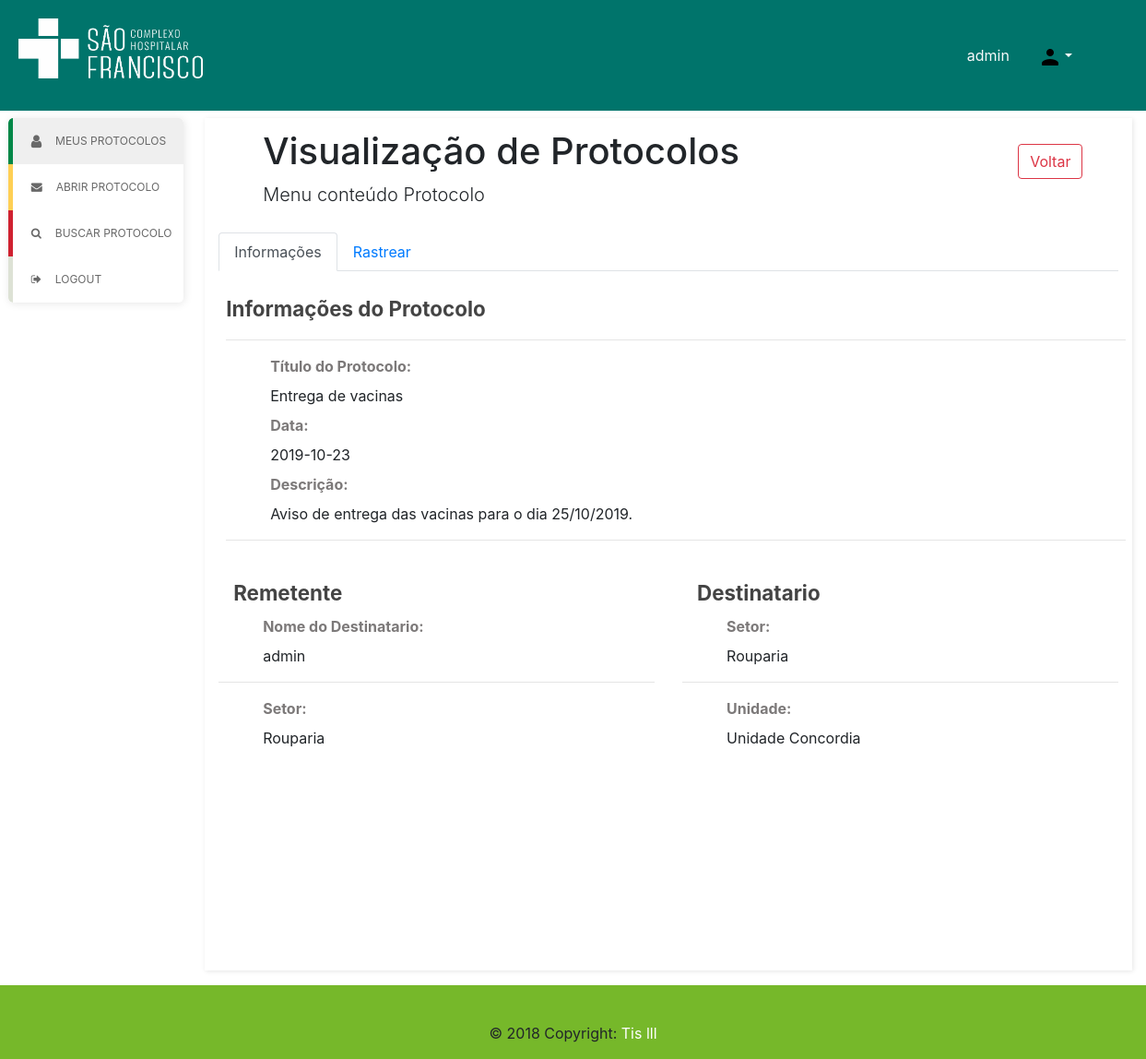
The page /index.php?module=protocolo&id=5 (signed in) on the database as committed earlier.
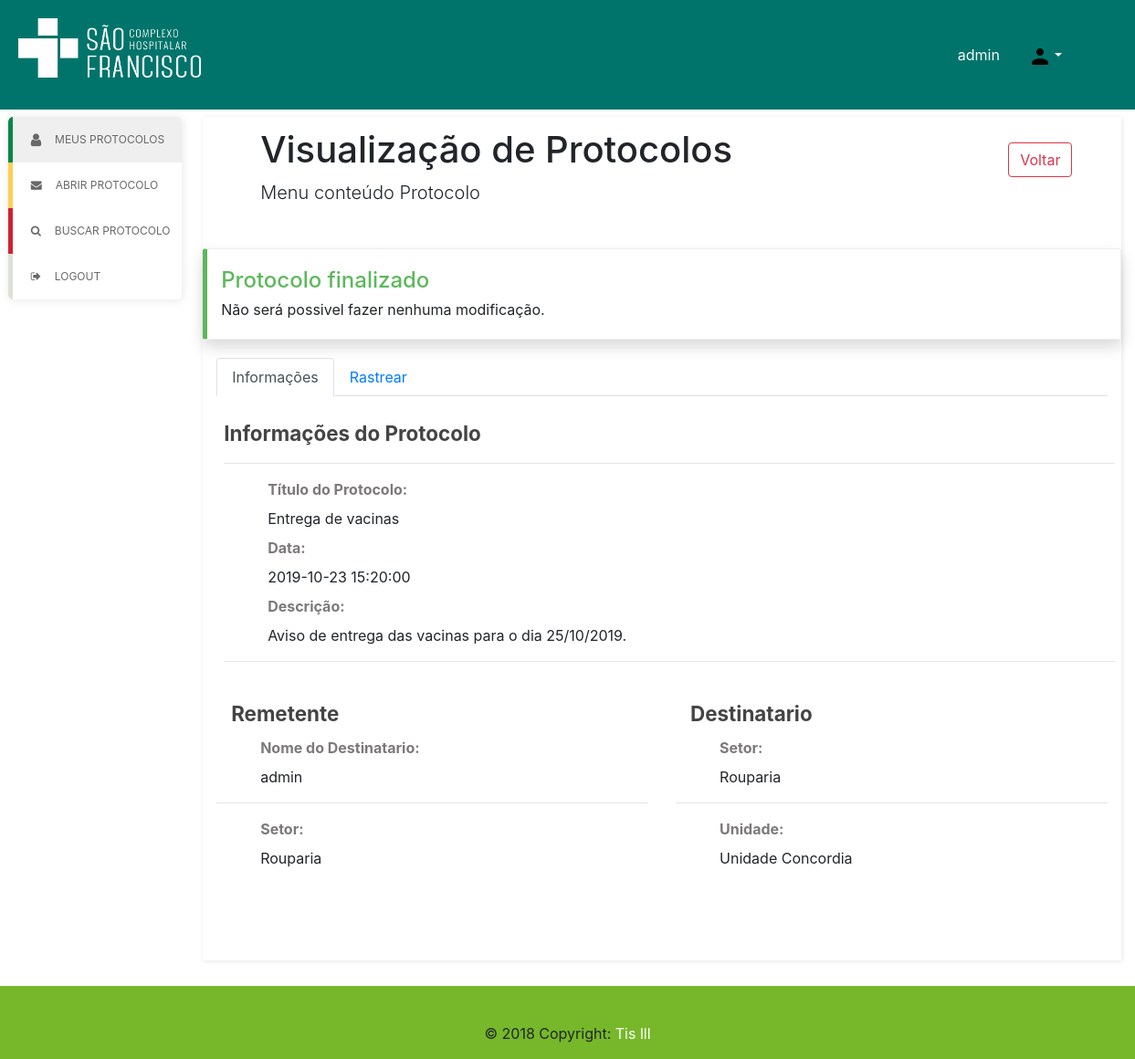
The same page on the database as committed later.
### tables this page shows
CREATE TABLE `protocolo`  (
  `id` int(11) NOT NULL AUTO_INCREMENT,
  `titulo` varchar(64) NOT NULL,
  `dataCriacao` datetime(0) DEFAULT NULL,
  `usuario_id` int(11) DEFAULT NULL,
  `setor_id` int(11) NOT NULL,
  `descricao` varchar(255) DEFAULT NULL,
  PRIMARY KEY (`id`) USING BTREE
);

### classes/protocolo.php (called while the page is built, shortened)
<?php
class Protocolo
{
    public function IsProtocoloAceito($id)
    {
        $db = new Database();
        $db->Open("gprotocol");
        $result = $db->Query("SELECT * FROM `encaminhamento` WHERE `protocolo_id` = $id AND `tipo` = 'ACEITAR';");
        if($db->RowsQuery($result) > 0) {
            return true;
        } else {
            return false;
        }
    }
}
?>

### classes/database.php (called while the page is built, shortened)
<?php
class Database
{
    public $conn;
    public function Open($database)
    {
        $this->conn = mysqli_connect(DB_HOST, DB_USER, DB_PASS, $database);
        if($this->conn)
            return true;
        else
            return false;
    }
    public function Query($sql)
    {
        $result = mysqli_query($this->conn, $sql);
        return $result;
    }
    public function RowsQuery($query)
    {
        return mysqli_num_rows($query);
    }
}
?>

### pages/visualizar.php (the view, shortened to what the changed rows need)
<div id="wrap">
    <div id="container" style="padding-bottom:10px;">
        <?php include_once("pages/parts/menuv.php"); ?>
        <div id="content" class="float-left col-10">
            <?php
                function GetUsuarioByID($id) {
                    $db = mysqli_connect("127.0.0.1", "root", "", "gprotocol");
                    $query = mysqli_query($db, "SELECT * FROM `usuario` WHERE `id` = $id;");
                    $result = mysqli_fetch_assoc($query);
                    return $result;
                }
                function GetSetorByID($id) {
                    $db = mysqli_connect("127.0.0.1", "root", "", "gprotocol");
                    $query = mysqli_query($db, "SELECT * FROM `setor` WHERE `id` = $id;");
                    $result = mysqli_fetch_assoc($query);
                    return $result;
                }
                function GetUnidadeByID($id) {
                    $db = mysqli_connect("127.0.0.1", "root", "", "gprotocol");
                    $query = mysqli_query($db, "SELECT * FROM `unidade` WHERE `id` = $id;");
                    $result = mysqli_fetch_assoc($query);
                    return $result;
                }
                $protocolo_id = $_GET['id'];
                $db = mysqli_connect("127.0.0.1", "root", "", "gprotocol");
                $query = mysqli_query($db, "SELECT * FROM `protocolo` WHERE `id` = $protocolo_id;");
                $row = mysqli_fetch_assoc($query);
                $titulo = $row['titulo'];
                $data = $row['dataCriacao'];
                $remetente_id = $row['usuario_id'];
                $setor_id = $row['setor_id'];
                $descricao = $row['descricao'];
                $remetente = GetUsuarioByID($remetente_id);
                $remetente_nome = $remetente['nome'];
                $remetente_setor = GetSetorByID($remetente['setor_id']);
                $remetente_setor_nome = $remetente_setor['nome'];
                $setorDestino = GetSetorByID($setor_id);
                $setor_destino_nome = $setorDestino['nome'];
                $unidadeDestino = GetUnidadeByID($setorDestino['unidade_id']);
                $unidade_destino_nome = $unidadeDestino['nome'];
            ?>
            <div class="tab-content" id="content-protocolos">
                <div class="page-header  px-5 py-1" >
                    <div class="float-left my-2 col-11">
                        <h1>Visualização de Protocolos</h1>
                        <p class="lead">Menu conteúdo Protocolo</p>
                    </div>
                    <button type="button" onclick="window.location = '?module=main'" class="btn btn-outline-danger float-left my-4">Voltar</button>
                </div>
                <br>
                <?php
                    $protocolo = new Protocolo();
                    if($protocolo->IsProtocoloAceito($protocolo_id))
                    {
                        echo '
                            <div class="bs-callout bs-callout-success float-left col-12 shadow">
                                <h4>Protocolo finalizado</h4>
                                Não será possivel fazer nenhuma modificação.
                            </div>
                        ';
                    }
                ?>
                <div class="col-12 float-left">
                <ul class="nav nav-tabs" id="myTab" role="tablist">
                    <li class="nav-item">
                        <a class="nav-link active" id="info-tab" data-toggle="tab" href="#info" role="tab" aria-controls="info" aria-selected="true">Informações</a>
                    </li>
                    <li class="nav-item">
                        <a class="nav-link" id="rastrear-tab" data-toggle="tab" href="#rastrear" role="tab" aria-controls="rastrear" aria-selected="false">Rastrear</a>
                    </li>
                </ul>
                </div>
                <div class="tab-content">
                    <div class="tab-pane active" role="tabpanel" id="info">
                    <div class="fieldset col-12 m-2 my-4 float-left">
                        <strong>Informações do Protocolo</strong>
                       <hr>
                        <div class="my-2 px-5">
                                <label for="">Título do Protocolo:</label>
                                <span id="titulo_protocol"><?php echo $titulo;?></span>
                            </div>
                            <div class="my-2 px-5">
                                <label for="">Data:</label>
                                <span id="data_protocol"><?php echo $data;?></span>
                            </div>
                            <div class="my-2 px-5">
                                <label for="">Descrição:</label>
                                <span id="protocol-descricao"><?php echo $descricao;?></span>
                            </div>
                <hr>
                    </div>
                        <div class="fieldset col-6 m-0 float-left">
                            <strong class="mx-3">Remetente</strong>
                            <div class="my-2 px-5">
                                <label for="">Nome do Destinatario:</label>
                                <span id="nome_protocol"><?php echo $remetente_nome;?></span>
                            </div>
                            <hr>
                            <div class="my-2 px-5">
                                <label for="">Setor:</label>
                                <span id="setor_protocol"><?php echo $remetente_setor_nome;?></span>
                            </div>
            </div>
                        <div class="fieldset col-6 m-0 float-left">
                            <strong class="mx-3 " >Destinatario</strong>
                            <div class="my-2 px-5">
                                <label for="">Setor:</label>
                                <span id="setorD_protocol"><?php echo $setor_destino_nome;?></span>
                            </div>
                            <hr>
                            <div class="my-2 px-5">
                                <label for="">Unidade:</label>
                                <span id="unidade_protocol"><?php echo $unidade_destino_nome;?></span>
                            </div>
            </div>
            <div class="button-protocol m-5 float-left col pt-2" >
                </div>
                </div>
                </div>
            </div>
        </div>
    </div>
</div>

Rows that differ between the two databases and show on the page:
changed protocolo "Entrega de vacinas": dataCriacao "2019-10-23" → "2019-10-23 15:20:00"
Other text that changed with them:
text now shown: "Protocolo finalizado Não será possivel fazer nenhuma modificação."
